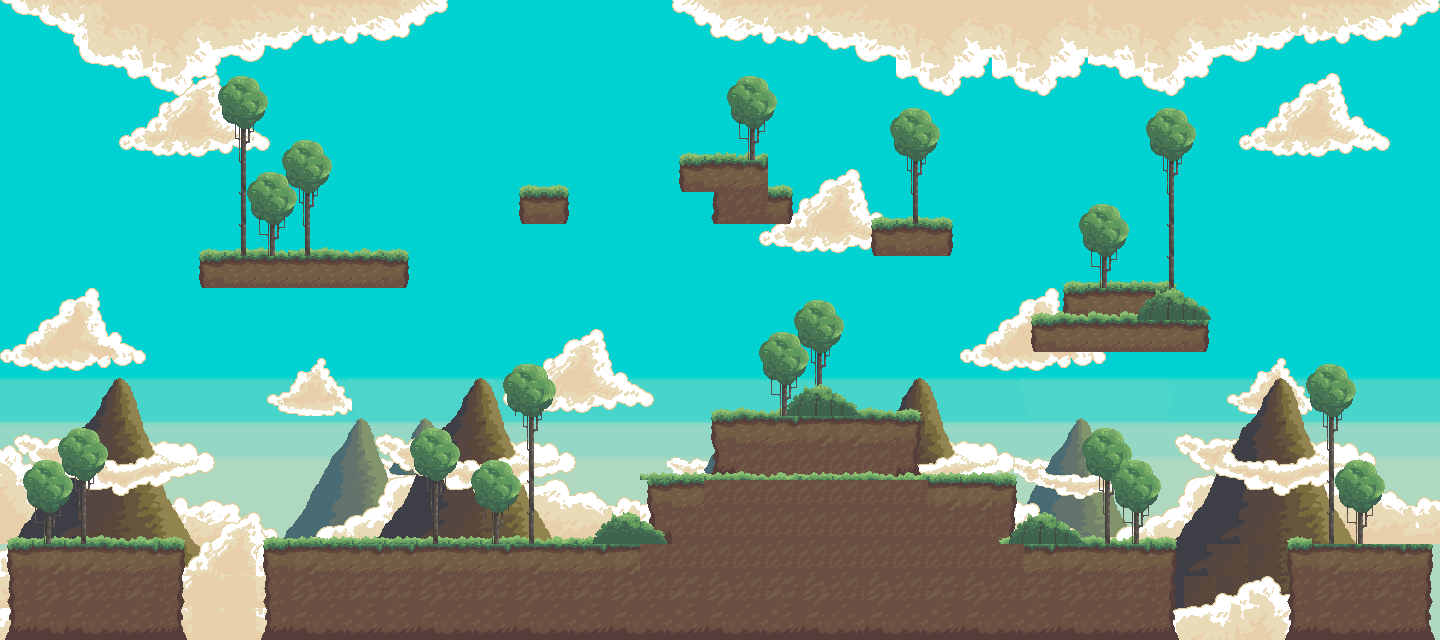

This is a level from a 2D game, rendered from its Tiled map with the project's own tilesets. A one-line summary and the map file follow, with tile-layer data summarised:
An orthogonal 45x20 tile map with 32x32 px tiles, 13 tile layers (Background, Layer1, Layer2, Layer3, ...), 1 hidden layer not drawn, 9 tilesets.

<map version="1.10" tiledversion="1.11.2" orientation="orthogonal" renderorder="right-down" width="45" height="20" tilewidth="32" tileheight="32" infinite="0" nextlayerid="15" nextobjectid="1">
 <tileset firstgid="1" source="Background.tsx" />
 <tileset firstgid="233" source="Layer 1 anim1.tsx" />
 <tileset firstgid="465" source="Layer 1 clound anim1.tsx" />
 <tileset firstgid="509" source="Layer 1 anim2.tsx" />
 <tileset firstgid="741" source="Layer 1 clound anim2.tsx" />
 <tileset firstgid="785" source="Layer 2 anim1.tsx" />
 <tileset firstgid="1017" source="Layer 3 anim1.tsx" />
 <tileset firstgid="1249" source="Layer 3 clound anim1.tsx" />
 <tileset firstgid="1291" source="ground.tsx" />
 <layer id="1" name="Background" width="45" height="20">
  <data>[900 cells, 900 non-empty, 167 distinct tile ids]</data>
 </layer>
 <layer id="2" name="Layer1" width="45" height="20">
  <data>[900 cells, 276 non-empty, 232 distinct tile ids]</data>
 </layer>
 <layer id="3" name="Layer1_2" width="45" height="20" visible="0">
  <data>[900 cells, 280 non-empty, 236 distinct tile ids]</data>
 </layer>
 <layer id="4" name="Layer2" width="45" height="20">
  <data>[900 cells, 113 non-empty, 71 distinct tile ids]</data>
 </layer>
 <layer id="5" name="Layer3" width="45" height="20">
  <data>[900 cells, 398 non-empty, 190 distinct tile ids]</data>
 </layer>
 <layer id="14" name="Layer4" width="45" height="20">
  <data>[900 cells, 34 non-empty, 26 distinct tile ids]</data>
 </layer>
 <layer id="6" name="Ground" width="45" height="20">
  <data>[900 cells, 186 non-empty, 15 distinct tile ids]</data>
 </layer>
 <layer id="7" name="Grass" width="45" height="20">
  <data>[900 cells, 71 non-empty, 5 distinct tile ids]</data>
 </layer>
 <layer id="10" name="tree" width="45" height="20">
  <data>[900 cells, 72 non-empty, 12 distinct tile ids]</data>
 </layer>
 <layer id="8" name="Foreground" width="45" height="20">
  <data>[900 cells, 0 non-empty, 0 distinct tile ids]</data>
 </layer>
 <layer id="11" name="longtree" width="45" height="20">
  <data>[900 cells, 57 non-empty, 12 distinct tile ids]</data>
 </layer>
 <layer id="9" name="Bushes" width="45" height="20">
  <data>[900 cells, 18 non-empty, 12 distinct tile ids]</data>
 </layer>
 <layer id="12" name="shortTree" width="45" height="20">
  <data>[900 cells, 72 non-empty, 9 distinct tile ids]</data>
 </layer>
 <layer id="13" name="Front Clouds" width="45" height="20">
  <data>[900 cells, 0 non-empty, 0 distinct tile ids]</data>
 </layer>
</map>
